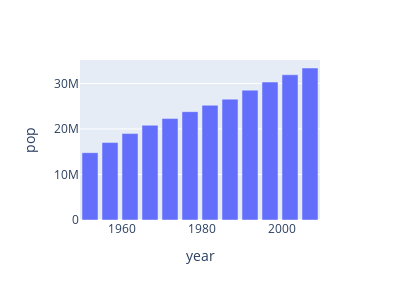

Write notebook code for a chart like this one.
### Code cell
fig = px.bar(canada_df, x='year', y='pop', height=300,width=400,)
fig.show()

### Figure 1 — Plotly figure (JSON) as saved in the notebook; plotly's stock layout.template omitted (floating-point values rounded to 4 significant figures)
{"data": [{"alignmentgroup": "True", "hovertemplate": "year=%{x}<br>pop=%{y}<extra></extra>", "legendgroup": "", "marker": {"color": "#636efa"}, "name": "", "offsetgroup": "", "orientation": "v", "showlegend": false, "textposition": "auto", "type": "bar", "x": [1952, 1957, 1962, 1967, 1972, 1977, 1982, 1987, 1992, 1997, 2002, 2007], "xaxis": "x", "y": [14785584, 17010154, 18985849, 20819767, 22284500, 23796400, 25201900, 26549700, 28523502, 30305843, 31902268, 33390141], "yaxis": "y"}], "layout": {"barmode": "relative", "height": 300, "legend": {"tracegroupgap": 0}, "margin": {"t": 60}, "width": 400, "xaxis": {"anchor": "y", "domain": [0, 1], "title": {"text": "year"}}, "yaxis": {"anchor": "x", "domain": [0, 1], "title": {"text": "pop"}}}}
